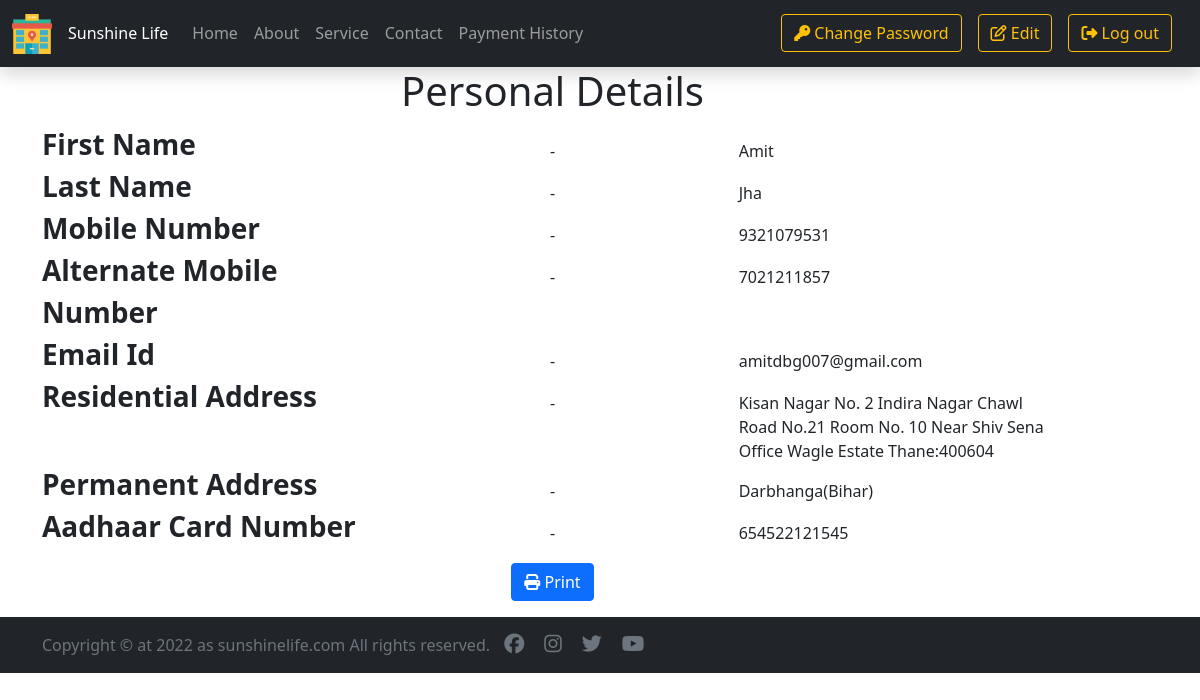
The page /requester_profile.php (signed in) on the database its author committed.
### tables this page shows
CREATE TABLE `registration_form` (
  `sr_no` int(11) NOT NULL,
  `first_name` varchar(11) NOT NULL,
  `last_name` varchar(11) NOT NULL,
  `mobile_number` varchar(50) NOT NULL,
  `alternate_mobile_number` varchar(50) NOT NULL,
  `email_id` varchar(50) NOT NULL,
  `residential_address` text NOT NULL,
  `permanent_address` text NOT NULL,
  `aadhaar_card_number` varchar(12) NOT NULL,
  `user_password` varchar(15) NOT NULL,
  `confirm_password` varchar(15) NOT NULL
);

### requester_profile.php (the view, shortened to what this page needs)
<?php
    include "includes/header.php";
?>
    <?php
        include "conn.php";
        if(isset($_SESSION['is_login'])) {
            $email_id = $_SESSION['email_id'];
            $sql = "SELECT first_name, last_name, mobile_number, alternate_mobile_number, email_id, residential_address, permanent_address, aadhaar_card_number FROM registration_form WHERE email_id = '$email_id'";
            $result = $conn->query($sql);
            if($result->num_rows == 1) {
                $row = $result->fetch_assoc();
                $first_name = $row['first_name'];
                $last_name = $row['last_name'];
                $mobile_number = $row['mobile_number'];
                $alternate_mobile_number = $row['alternate_mobile_number'];
                $residential_address = $row['residential_address'];
                $permanent_address = $row['permanent_address'];
                $aadhaar_card_number = $row['aadhaar_card_number'];
            }
        }
        else {
            header("Location: login.php");
        }
    ?>
    <div class="container">
        <div class="row">
            <div class="col-11">
                <h1 class="text-center">Personal Details</h1>
                <div class="row">
                    <div class="col-4 fw-bold fs-3">First Name</div>
                    <div class="col-4 text-center mt-3">-</div>
                    <div class="col-4 mt-3">
                        <?php echo $first_name?>
                    </div>
                </div>
                <div class="row">
                    <div class="col-4 fw-bold fs-3">Last Name</div>
                    <div class="col-4 text-center mt-3">-</div>
                    <div class="col-4 mt-3">
                        <?php echo $last_name?>
                    </div>
                </div>
                <div class="row">
                    <div class="col-4 fw-bold fs-3">Mobile Number</div>
                    <div class="col-4 text-center mt-3">-</div>
                    <div class="col-4 mt-3">
                        <?php echo $mobile_number?>
                    </div>
                </div>
                <div class="row">
                    <div class="col-4 fw-bold fs-3">Alternate Mobile Number</div>
                    <div class="col-4 text-center mt-3">-</div>
                    <div class="col-4 mt-3">
                        <?php echo $alternate_mobile_number?>
                    </div>
                </div>
                <div class="row">
                    <div class="col-4 fw-bold fs-3">Email Id</div>
                    <div class="col-4 text-center mt-3">-</div>
                    <div class="col-4 mt-3">
                        <?php echo $email_id?>
                    </div>
                </div>
                <div class="row">
                    <div class="col-4 fw-bold fs-3">Residential Address</div>
                    <div class="col-4 text-center mt-3">-</div>
                    <div class="col-4 mt-3">
                        <?php echo $residential_address?>
                    </div>
                </div>
                <div class="row">
                    <div class="col-4 fw-bold fs-3">Permanent Address</div>
                    <div class="col-4 text-center mt-3">-</div>
                    <div class="col-4 mt-3">
                        <?php echo $permanent_address?>
                    </div>
                </div>
                <div class="row">
                    <div class="col-4 fw-bold fs-3">Aadhaar Card Number</div>
                    <div class="col-4 text-center mt-3">-</div>
                    <div class="col-4 mt-3">
                        <?php echo $aadhaar_card_number?>
                    </div>
                </div>
                <button class="btn btn-primary d-block mx-auto my-3" onclick="window.print()"><i class="fas fa-print"></i> Print</button>
            </div>
        </div>
    </div>
<?php
    include "includes/footer.php";
?>

### rows shown on the page
registration_form: first_name "Amit", last_name "Jha", mobile_number "9321079531", alternate_mobile_number "7021211857", residential_address "Kisan Nagar No. 2 Indira Nagar Chawl Road No.21 Room No. 10 Near Shiv Sena Office Wagle Estate Thane:400604", permanent_address "Darbhanga(Bihar)", aadhaar_card_number "654522121545"

### other values the page prints
$email_id "amitdbg007@gmail.com"
